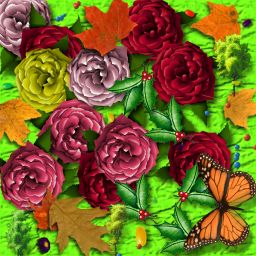
#> input picture Workshops/workshop-4/data/Flower.bmp, 256 x 256 px, found by its file name
$ python question1.py
#> lines starting #> are read from the running program, lines starting #| are printed output that depends on the picture
"""
Group Number: 31
Group Names :
     Pillay, Steven
     Hodovaniuk, Olha
     Sun, Ruyuan
     Iqbal, Syed
"""

import cv2
import numpy as np
import os

if __name__ == '__main__':
    ############################
    ### TODO: YOUR CODE HERE ###

    # Step 1: Read the image "Flower.bmp" from the data folder with option cv2.IMREAD_COLOR
    image_path = 'data/Flower.bmp'
    output_dir = 'output'

    if not os.path.exists(output_dir):
        os.makedirs(output_dir)

    # Read and display the original image
    original_image = cv2.imread(image_path, cv2.IMREAD_COLOR)
#> original_image is the input picture: shape (256, 256, 3); mean B, G, R 37.6, 105.4, 120.8
    cv2.imshow('Original Image', original_image)
    cv2.waitKey(0)
    cv2.destroyAllWindows()

    # Step 3: Split image channels and view them separately, then save each channel as an image inside the output folder
    blue_channel, green_channel, red_channel = cv2.split(original_image)
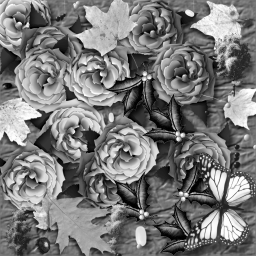
#> red_channel: shape (256, 256); min 0, max 255, mean 120.8

    cv2.imshow('Blue Channel', blue_channel)
    cv2.waitKey(0)
    cv2.destroyAllWindows()
    cv2.imwrite(os.path.join(output_dir, '31_q1_FlowerBlueCh.jpg'), blue_channel)

    cv2.imshow('Green Channel', green_channel)
    cv2.waitKey(0)
    cv2.destroyAllWindows()
    cv2.imwrite(os.path.join(output_dir, '31_q1_FlowerGreenCh.jpg'), green_channel)

    cv2.imshow('Red Channel', red_channel)
    cv2.waitKey(0)
    cv2.destroyAllWindows()
    cv2.imwrite(os.path.join(output_dir, '31_q1_FlowerRedCh.jpg'), red_channel)

    # Step 5: Create a new image with the same shape as the original image using numpy.zeros
    new_image = np.zeros_like(original_image)

    # `:` is the slicing operator. All elements in the corresponding dimension should be selected
    # height, width, channels
    # Step 6: Add the blue channel to the new image and view the result
    new_image[:, :, 0] = blue_channel
    cv2.imshow('Blue Image', new_image)
    cv2.waitKey(0)
    cv2.destroyAllWindows()
    cv2.imwrite(os.path.join(output_dir, '31_q1_bimage.jpg'), new_image)

    # Step 7: Add the green channel to the resulting image from step 6 and view the result
    new_image[:, :, 1] = green_channel
    cv2.imshow('Blue Green Image', new_image)
    cv2.waitKey(0)
    cv2.destroyAllWindows()
    cv2.imwrite(os.path.join(output_dir, '31_q1_bgimage.jpg'), new_image)

    # Step 8: Add the red channel to the resulting image from step 7 and view the result
    new_image[:, :, 2] = red_channel
    cv2.imshow('BGR Image', new_image)
    cv2.waitKey(0)
    cv2.destroyAllWindows()
    cv2.imwrite(os.path.join(output_dir, '31_q1_bgrimage.jpg'), new_image)

    # Step 10: Repeat the same process for "falltreenature.jpg"
    image_path = 'data/falltreenature.jpg'

    # Read and display the new image
    original_image = cv2.imread(image_path, cv2.IMREAD_COLOR)
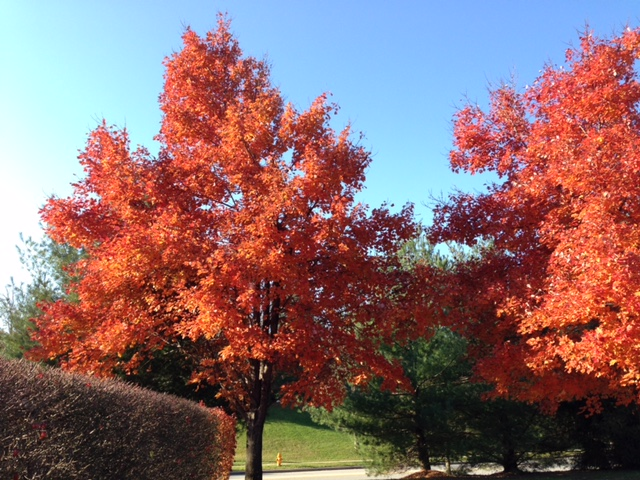
#> input picture Workshops/workshop-4/data/falltreenature.jpg, 640 x 480 px, found by its file name
#> original_image is the input picture: shape (480, 640, 3); mean B, G, R 108.6, 107.1, 138
    cv2.imshow('Original Image', original_image)
    cv2.waitKey(0)
    cv2.destroyAllWindows()

    # Split image channels and view them separately, then save each channel as an image inside the output folder
    blue_channel, green_channel, red_channel = cv2.split(original_image)
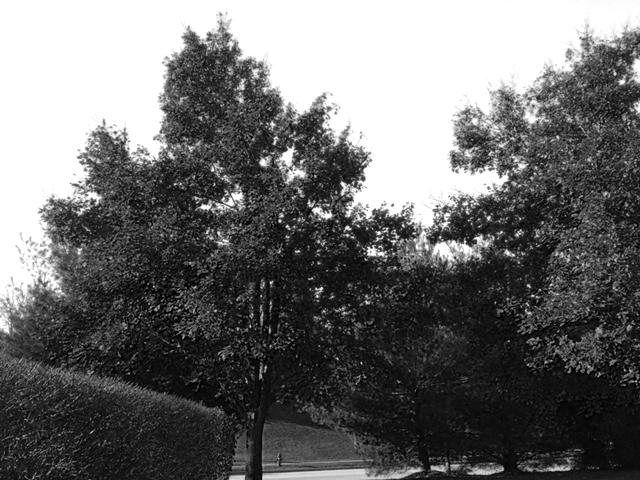
#> blue_channel: shape (480, 640); min 0, max 255, mean 108.6
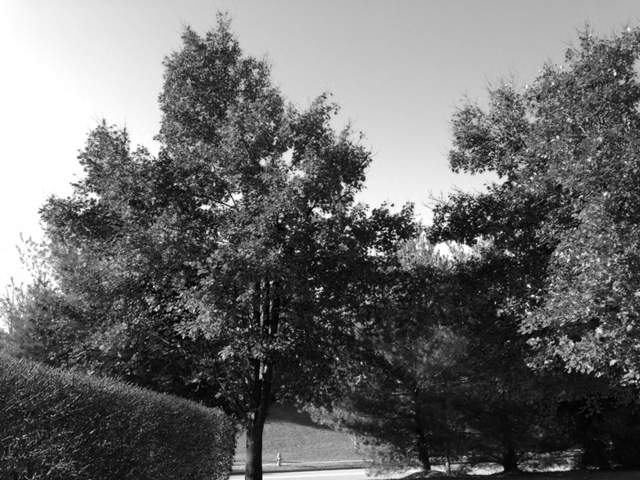
#> green_channel: shape (480, 640); min 0, max 255, mean 107.1
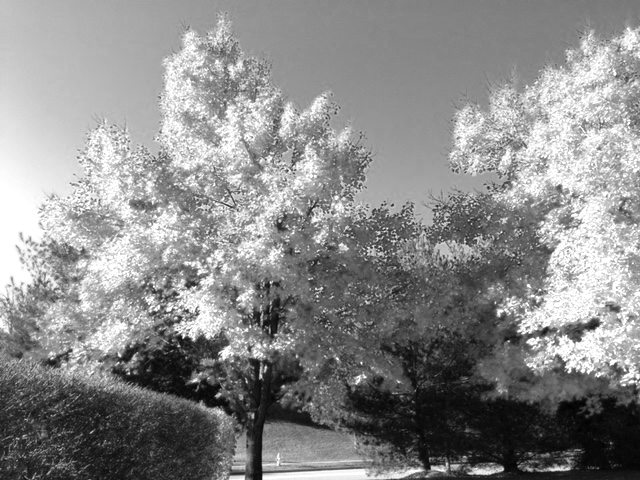
#> red_channel: shape (480, 640); min 0, max 255, mean 138

    cv2.imshow('Blue Channel', blue_channel)
    cv2.waitKey(0)
    cv2.destroyAllWindows()
    cv2.imwrite(os.path.join(output_dir, '31_q1_treeBlueCh.jpg'), blue_channel)

    cv2.imshow('Green Channel', green_channel)
    cv2.waitKey(0)
    cv2.destroyAllWindows()
    cv2.imwrite(os.path.join(output_dir, '31_q1_treeGreenCh.jpg'), green_channel)

    cv2.imshow('Red Channel', red_channel)
    cv2.waitKey(0)
    cv2.destroyAllWindows()
    cv2.imwrite(os.path.join(output_dir, '31_q1_treeRedCh.jpg'), red_channel)

    # Create a new image with the same shape as the original image using numpy.zeros
    new_image = np.zeros_like(original_image)

    # Add the blue channel to the new image and view the result
    new_image[:, :, 0] = blue_channel
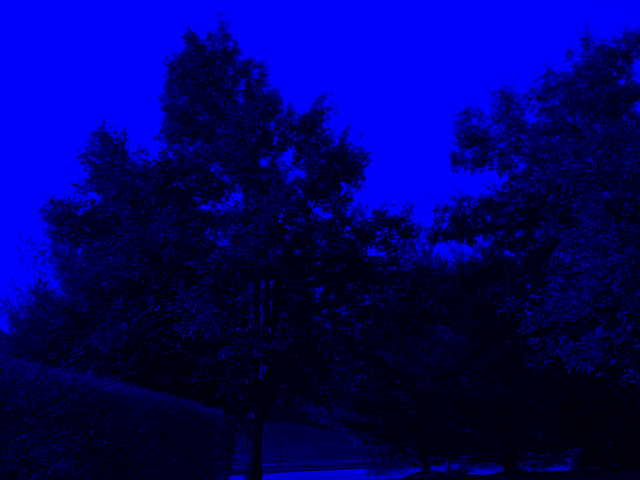
#> new_image: shape (480, 640, 3); mean of channels 0, 1, 2 108.6, 0, 0; drawn as B, G, R
    cv2.imshow('Blue Image', new_image)
    cv2.waitKey(0)
    cv2.destroyAllWindows()
    cv2.imwrite(os.path.join(output_dir, '31_q1_tree_bimage.jpg'), new_image)

    # Add the green channel to the resulting image from step 6 and view the result
    new_image[:, :, 1] = green_channel
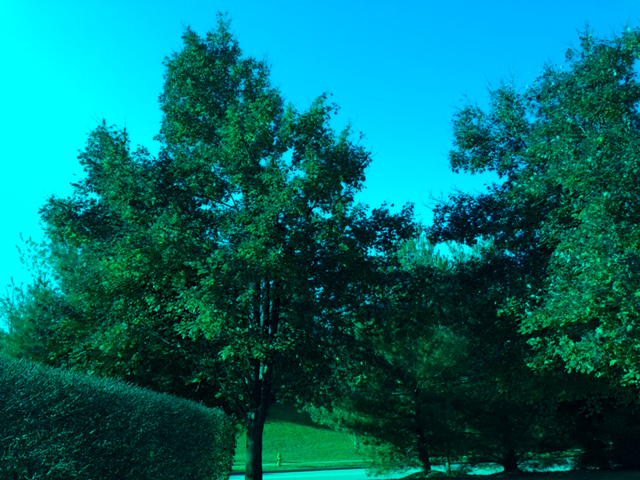
#> new_image: shape (480, 640, 3); mean of channels 0, 1, 2 108.6, 107.1, 0; drawn as B, G, R
    cv2.imshow('Blue Green Image', new_image)
    cv2.waitKey(0)
    cv2.destroyAllWindows()
    cv2.imwrite(os.path.join(output_dir, '31_q1_tree_bgimage.jpg'), new_image)

    # Add the red channel to the resulting image from step 7 and view the result
    new_image[:, :, 2] = red_channel
    cv2.imshow('BGR Image', new_image)
    cv2.waitKey(0)
    cv2.destroyAllWindows()
    cv2.imwrite(os.path.join(output_dir, '31_q1_tree_bgrimage.jpg'), new_image)

    ### END OF STUDENT CODE ####
    ############################
